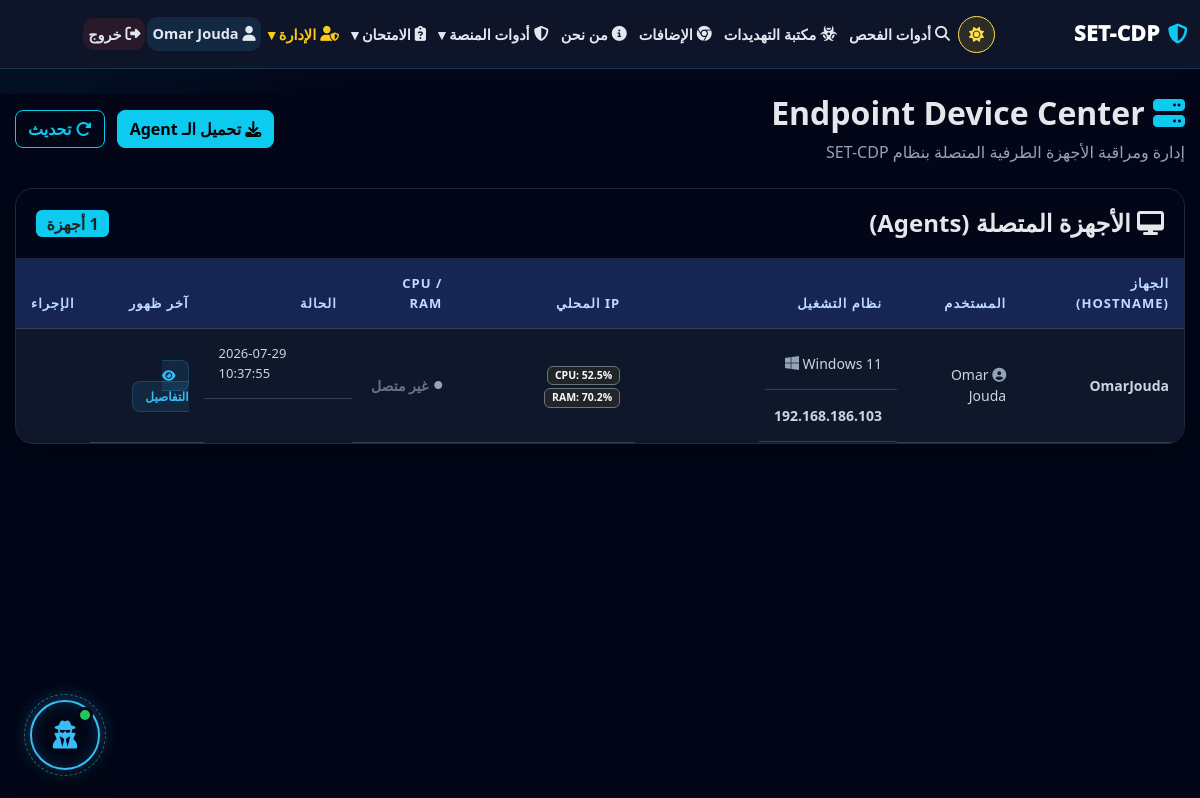
The page /edr/devices (signed in) on the database as committed earlier.
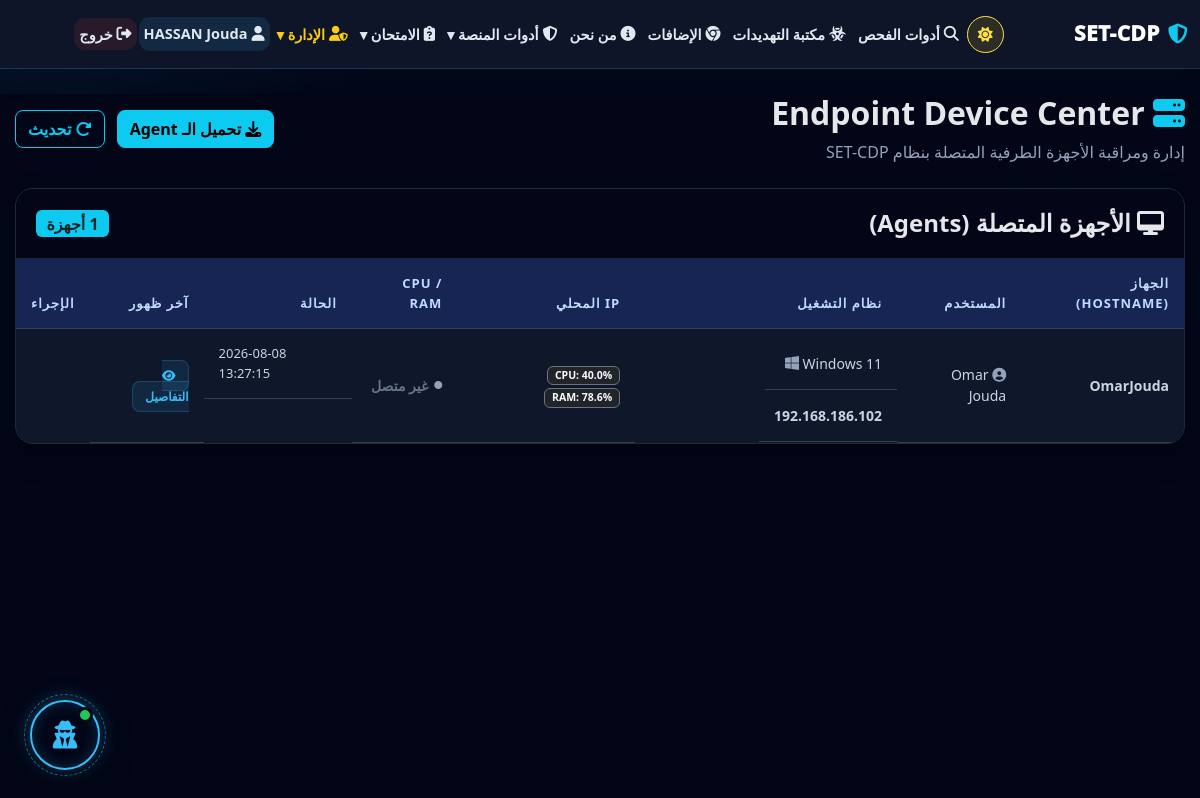
The same page on the database as committed later.
### tables this page shows
CREATE TABLE edr_agents (
        id INTEGER PRIMARY KEY AUTOINCREMENT,
        agent_id TEXT UNIQUE NOT NULL,
        hostname TEXT,
        username TEXT,
        os_name TEXT,
        local_ip TEXT,
        cpu_percent REAL,
        ram_percent REAL,
        processes_data TEXT,
        connections_data TEXT,
        status TEXT DEFAULT 'Online',
        last_seen TEXT,
        created_at TEXT DEFAULT CURRENT_TIMESTAMP
    );

### app.py (the view)
@app.route("/edr/devices")
@admin_required
def edr_devices():
    conn = get_db()
    agents_db = conn.execute("SELECT * FROM edr_agents ORDER BY last_seen DESC").fetchall()
    conn.close()
    devices = []
    current_time = datetime.now()
    for row in agents_db:
        dev = dict(row)
        try:
            last_seen_dt = datetime.strptime(dev['last_seen'], "%Y-%m-%d %H:%M:%S")
            diff_seconds = (current_time - last_seen_dt).total_seconds()
            if diff_seconds > 30:
                dev['status'] = 'Offline'
            else:
                dev['status'] = 'Online'
        except Exception:
            dev['status'] = 'Unknown'
        devices.append(dev)
    return render_template("edr_devices.html", devices=devices)

### app.py (called while the page is built)
def admin_required(f):
    @wraps(f)
    def wrapper(*args, **kwargs):
        if "user_id" not in session:
            return redirect(url_for("login"))
        if session.get("role") != "admin":
            return render_template("403.html"), 403
        return f(*args, **kwargs)
    return wrapper

def get_db():
    conn = sqlite3.connect(DB_PATH)
    conn.row_factory = sqlite3.Row
    return conn

### templates/edr_devices.html (shortened to what this page needs)
<!doctype html>
<html lang="ar" dir="rtl">
<head>
    <link href="https://cdn.jsdelivr.net/npm/bootstrap@5.3.0/dist/css/bootstrap.rtl.min.css" rel="stylesheet">
    <link rel="stylesheet" href="https://cdnjs.cloudflare.com/ajax/libs/font-awesome/6.4.0/css/all.min.css">
    <link rel="stylesheet" href="/static/style.css">
</head>
<body>
{% include 'base_nav.html' %}
<main class="edr-container">
    <div class="d-flex justify-content-between align-items-center mb-4">
        <div>
            <h2 style="font-weight: 900; color: #f8fafc;"><i class="fas fa-server text-info"></i> Endpoint Device Center</h2>
            <p class="text-secondary mb-0">إدارة ومراقبة الأجهزة الطرفية المتصلة بنظام SET-CDP</p>
        </div>
        <div>
            <a href="/edr/download" class="btn btn-info rounded-3 fw-bold me-2"><i class="fas fa-download"></i> تحميل الـ Agent</a>
            <button onclick="location.reload()" class="btn btn-outline-info rounded-3 fw-bold"><i class="fas fa-rotate-right"></i> تحديث</button>
        </div>
    </div>
    <section class="soc-card">
        <div class="soc-card-header">
            <h4><i class="fas fa-desktop"></i> الأجهزة المتصلة (Agents)</h4>
            <span class="badge bg-info text-dark fs-6">{{ devices|length }} أجهزة</span>
        </div>
        <div class="table-responsive">
            <table class="table table-hover">
                <thead>
                    <tr>
                        <th>الجهاز (Hostname)</th>
                        <th>المستخدم</th>
                        <th>نظام التشغيل</th>
                        <th>IP المحلي</th>
                        <th>CPU / RAM</th>
                        <th>الحالة</th>
                        <th>آخر ظهور</th>
                        <th>الإجراء</th>
                    </tr>
                </thead>
                <tbody>
                    {% for d in devices %}
                    <tr>
                        <td class="fw-bold text-light">{{ d.hostname }}</td>
                        <td><i class="fas fa-user-circle text-secondary"></i> {{ d.username }}</td>
                        <td class="text-ltr">
                            {% if 'Windows' in d.os_name %}<i class="fab fa-windows os-icon"></i>
                            {% elif 'Linux' in d.os_name %}<i class="fab fa-linux os-icon"></i>
                            {% else %}<i class="fas fa-laptop os-icon"></i>{% endif %}
                            {{ d.os_name }}
                        </td>
                        <td class="text-ltr fw-bold" style="color: #cbd5e1;">{{ d.local_ip }}</td>
                        <td>
                            <span class="badge bg-dark border border-secondary text-light">CPU: {{ d.cpu_percent }}%</span>
                            <span class="badge bg-dark border border-secondary text-light">RAM: {{ d.ram_percent }}%</span>
                        </td>
                        <td>
                            {% if d.status == 'Online' %}
                                <div class="status-online"><div class="pulse-sm"></div> متصل</div>
                            {% else %}
                                <div class="status-offline"><i class="fas fa-circle text-secondary" style="font-size: 8px;"></i> غير متصل</div>
                            {% endif %}
                        </td>
                        <td class="text-ltr text-secondary" style="font-size: 13px;">{{ d.last_seen }}</td>
                        <td><a href="/edr/device/{{ d.agent_id }}" class="btn-view"><i class="fas fa-eye"></i> التفاصيل</a></td>
                    </tr>
                    {% endfor %}
                </tbody>
            </table>
        </div>
    </section>
</main>
</body>
</html>

### templates/base_nav.html (shortened to what this page needs)
<link rel="stylesheet" href="https://gc.kis.v2.scr.kaspersky-labs.com/E3E8934C-235A-4B0E-825A-35A08381A191/abn/main.css?attr=aHR0cHM6Ly9jaGF0Z3B0LmNvbS9iYWNrZW5kLWFwaS9lc3R1YXJ5L2NvbnRlbnQ_aWQ9ZmlsZV8wMDAwMDAwMGNkNDQ4MWY0OGZiOTc4MzA1ODFlNzYwYSZmbj1iYXNlX25hdl90aGVtZV9maW5hbC5odG1sJmNkPWF0dGFjaG1lbnQmdHM9NDk1OTIwJnA9ZnMmY2lkPTEmc2lnPTc2ODY1YzkyNzdlZmM2MDNmZjk1ZWE1NWI3YWNlYjgyYmUwODFkOWM4NzA3ZjVlMTcyODk1NGI1YzY4ZjIzOGImdj0w"/>
<link rel="stylesheet" href="https://cdnjs.cloudflare.com/ajax/libs/font-awesome/6.5.0/css/all.min.css">
<nav class="top-navbar">
  <div class="top-navbar-wrap">
    <a class="top-brand" href="/">
      <i class="fas fa-shield-alt text-info"></i>
      SET-CDP
    </a>
    <div class="top-nav-links" id="topNavLinks">
      <button class="nav-theme-btn" id="themeToggleBtn" type="button" title="تبديل المظهر" aria-label="تبديل المظهر">
        <i class="fas fa-moon" id="themeIcon"></i>
      </button>
      <a href="/">
        <i class="fas fa-search"></i>
        أدوات الفحص
      </a>
      <a href="/threat-library">
        <i class="fas fa-biohazard"></i>
        مكتبة التهديدات
      </a>
      <a href="/extensions">
        <i class="fab fa-chrome"></i>
        الإضافات
      </a>
      <a href="/about">
        <i class="fas fa-circle-info"></i>
        من نحن
      </a>
      {% if session.get('user_id') %}
        <div class="nav-dropdown">
          <button class="dropdown-btn" type="button" onclick="toggleDropdown(event, 'toolsDropdown')">
            <i class="fas fa-shield-halved"></i>
            أدوات المنصة ▾
          </button>
        </div>
        <div class="nav-dropdown">
          <button class="dropdown-btn" type="button" onclick="toggleDropdown(event, 'quizDropdown')">
            <i class="fas fa-clipboard-question"></i>
            الامتحان ▾
          </button>
        </div>
        {% if session.get('role') == 'admin' or session.get('is_admin') %}
          <div class="nav-dropdown">
            <button class="dropdown-btn admin-btn" type="button" onclick="toggleDropdown(event, 'adminDropdown')">
              <i class="fas fa-user-shield"></i>
              الإدارة ▾
            </button>
          </div>
        {% endif %}
        <a href="/profile" class="nav-user">
          <i class="fas fa-user"></i>
          <span class="nav-user-name">{{ session.get('full_name') or session.get('username') }}</span>
        </a>
        <a href="/logout" class="logout-link">
          <i class="fas fa-right-from-bracket"></i>
          خروج
        </a>
      {% endif %}
    </div>
  </div>
</nav>
{% include 'chatbot_widget.html' %}

Rows that differ between the two databases and show on the page:
changed edr_agents "OmarJouda": local_ip "192.168.186.103" → "192.168.186.102"; cpu_percent "52.5" → "40.0"; ram_percent "70.2" → "78.6"; last_seen "2026-07-29 10:37:55" → "2026-08-08 13:27:15"; get "Omar Jouda" → (not shown)
Other text that changed with them:
{{ session.get('full_name') or session.get('username') }}: (not shown) → "HASSAN Jouda"
